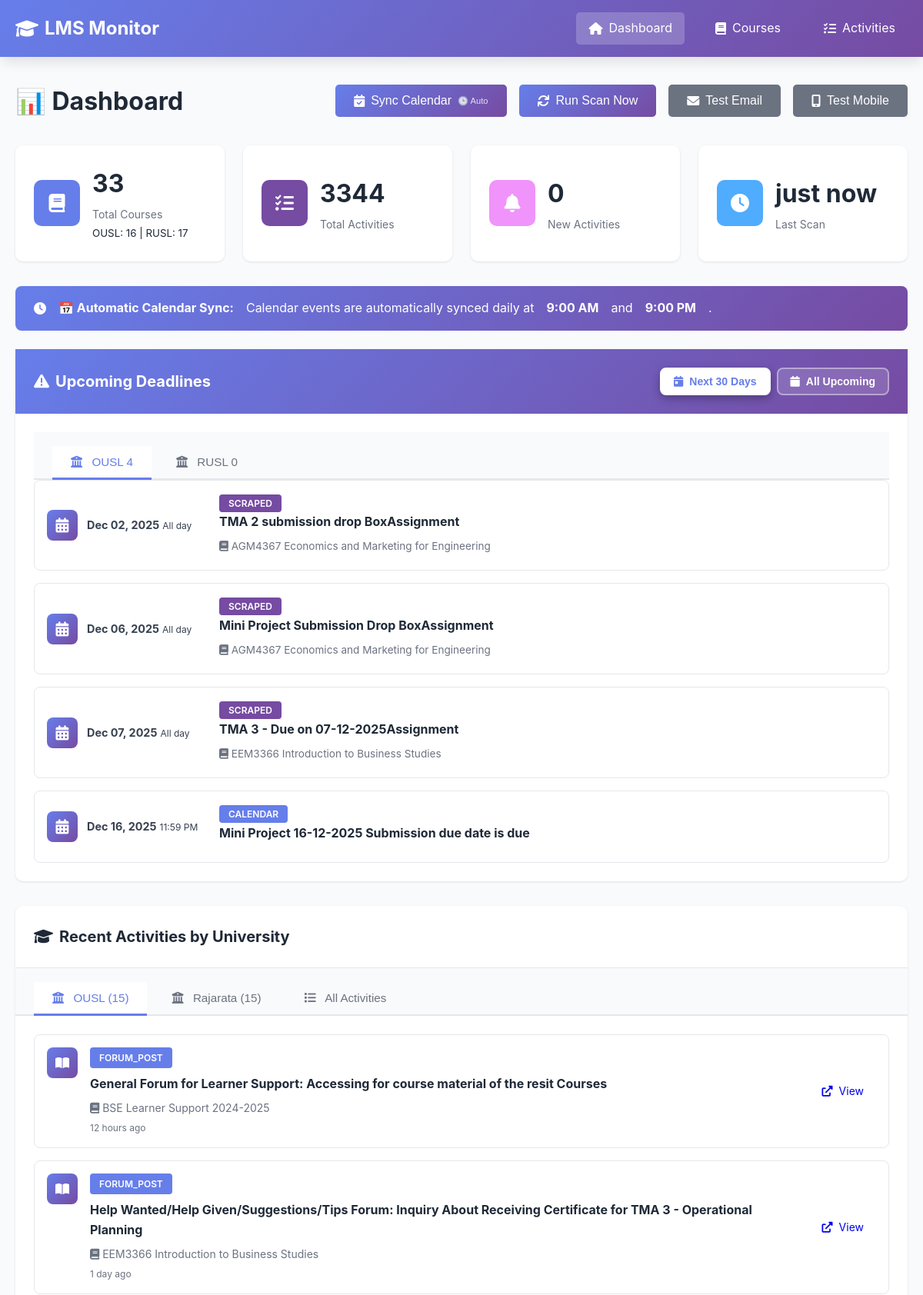
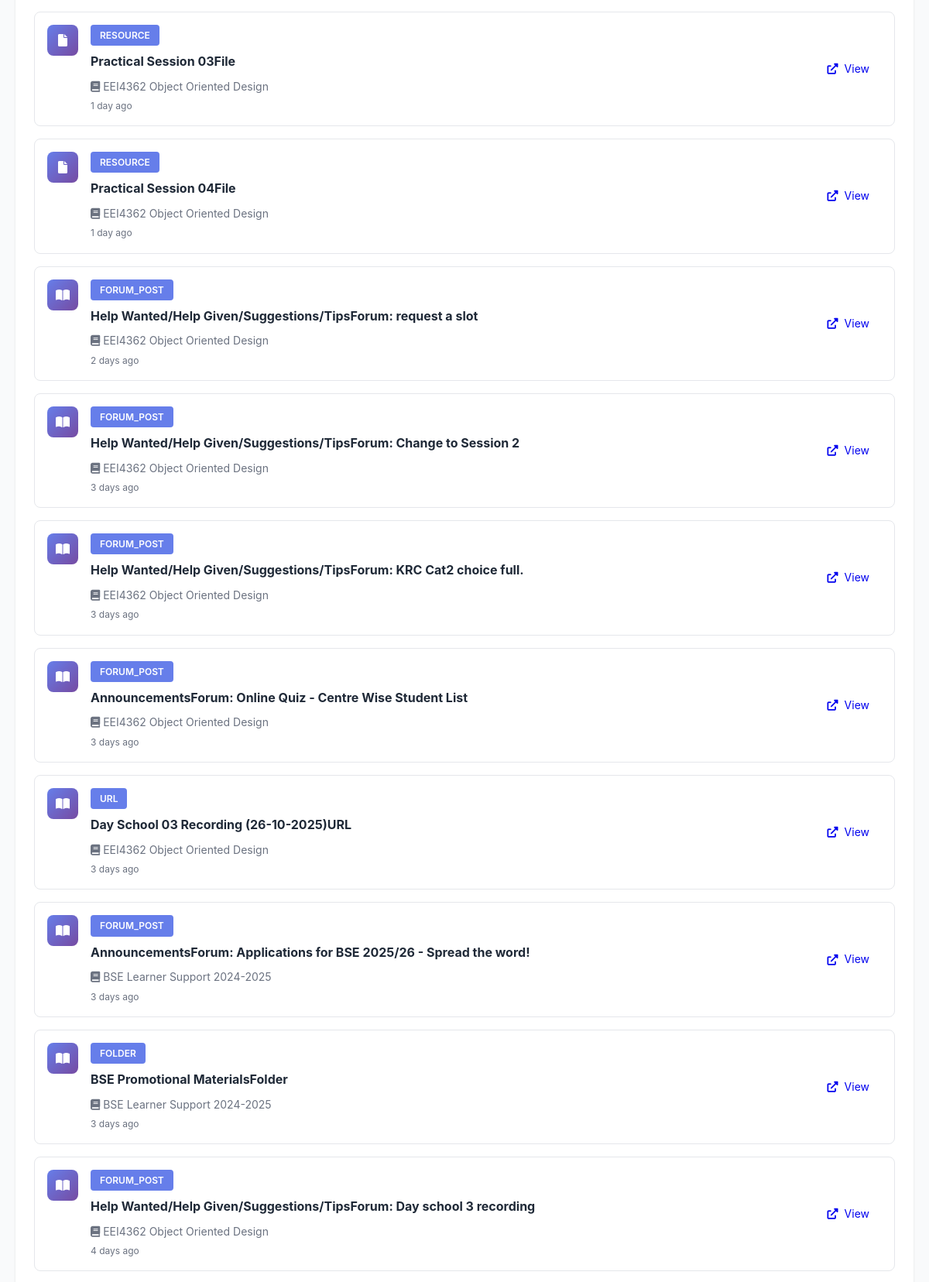
The page / (upper part) on the database its author committed (2 pictures, top to bottom).
### tables this page shows
CREATE TABLE scan_history (
                id INTEGER PRIMARY KEY AUTOINCREMENT,
                lms_name TEXT NOT NULL,
                scan_time TIMESTAMP DEFAULT CURRENT_TIMESTAMP,
                courses_found INTEGER,
                activities_found INTEGER,
                new_activities INTEGER,
                status TEXT,
                error_message TEXT
            );

CREATE TABLE deadlines (
                id INTEGER PRIMARY KEY AUTOINCREMENT,
                deadline_id TEXT UNIQUE NOT NULL,
                title TEXT NOT NULL,
                description TEXT,
                deadline_date TIMESTAMP NOT NULL,
                lms_name TEXT NOT NULL,
                course_id TEXT,
                activity_id TEXT,
                source TEXT NOT NULL,
                location TEXT,
                first_seen TIMESTAMP DEFAULT CURRENT_TIMESTAMP,
                FOREIGN KEY (course_id) REFERENCES courses(course_id),
                FOREIGN KEY (activity_id) REFERENCES activities(activity_id)
            );

CREATE TABLE activities (
                id INTEGER PRIMARY KEY AUTOINCREMENT,
                activity_id TEXT UNIQUE NOT NULL,
                course_id TEXT NOT NULL,
                activity_type TEXT NOT NULL,
                title TEXT NOT NULL,
                description TEXT,
                url TEXT,
                deadline TIMESTAMP,
                first_seen TIMESTAMP DEFAULT CURRENT_TIMESTAMP,
                is_new BOOLEAN DEFAULT 1,
                metadata TEXT,
                FOREIGN KEY (course_id) REFERENCES courses(course_id)
            );

CREATE TABLE courses (
                id INTEGER PRIMARY KEY AUTOINCREMENT,
                course_id TEXT UNIQUE NOT NULL,
                lms_name TEXT NOT NULL,
                course_name TEXT NOT NULL,
                course_url TEXT,
                first_seen TIMESTAMP DEFAULT CURRENT_TIMESTAMP,
                last_checked TIMESTAMP DEFAULT CURRENT_TIMESTAMP
            );

### app.py (the view, shortened to what this page needs)
@app.route('/')
def index():
    stats = db.get_stats()
    recent_activities = db.get_recent_activities(limit=20)
    scan_history = db.get_scan_history(limit=10)
    ousl_activities = db.get_activities_by_lms('OUSL', limit=15)
    rusl_activities = db.get_activities_by_lms('RUSL', limit=15)
    upcoming_deadlines = db.get_all_upcoming_deadlines(days_ahead=365)
    import re
    for deadline in upcoming_deadlines:
        if deadline['source'] in ['calendar', 'scraped'] and not deadline.get('course_name'):
            course_code_match = re.search(r'\b([A-Z]{2,4}\d{4})\b', deadline['title'])
    is_render = os.getenv('RENDER') is not None or os.getenv('RAILWAY_ENVIRONMENT') is not None
    return render_template('index.html',
                          stats=stats,
                          recent_activities=recent_activities,
                          ousl_activities=ousl_activities,
                          rusl_activities=rusl_activities,
                          upcoming_deadlines=upcoming_deadlines,
                          scan_history=scan_history,
                          is_render=is_render)

### app.py (called while the page is built)
@app.template_filter('datetime')
def format_datetime(value, format='%Y-%m-%d %H:%M:%S'):
    if value is None:
        return ''
    if isinstance(value, str):
        try:
            value = datetime.fromisoformat(value.replace('Z', '+00:00'))
        except:
            return value
    if value.tzinfo is None:
        from datetime import timezone
        value = value.replace(tzinfo=timezone.utc)
    from datetime import timezone, timedelta
    colombo_tz = timezone(timedelta(hours=5, minutes=30))
    local_time = value.astimezone(colombo_tz)
    return local_time.strftime(format)

### database.py (called while the page is built)
    def get_connection(self):
        return sqlite3.connect(self.db_path)

    def get_recent_activities(self, limit: int = 50) -> List[Dict[str, Any]]:
        conn = self.get_connection()
        cursor = conn.cursor()
        cursor.execute("""
            SELECT
                a.activity_id,
                a.activity_type,
                a.title,
                a.description,
                a.url,
                a.deadline,
                a.first_seen,
                a.is_new,
                c.course_name,
                c.lms_name
            FROM activities a
            JOIN courses c ON a.course_id = c.course_id
            ORDER BY a.first_seen DESC
            LIMIT ?
        """, (limit,))
        columns = [desc[0] for desc in cursor.description]
        activities = [dict(zip(columns, row)) for row in cursor.fetchall()]
        conn.close()
        return activities

    def get_activities_by_lms(self, lms_name: str, limit: int = 20) -> List[Dict[str, Any]]:
        conn = self.get_connection()
        cursor = conn.cursor()
        cursor.execute("""
            SELECT
                a.activity_id,
                a.activity_type,
                a.title,
                a.description,
                a.url,
                a.deadline,
                a.first_seen,
                a.is_new,
                c.course_name,
                c.lms_name
            FROM activities a
            JOIN courses c ON a.course_id = c.course_id
            WHERE c.lms_name = ?
            ORDER BY a.first_seen DESC
            LIMIT ?
        """, (lms_name, limit))
        columns = [desc[0] for desc in cursor.description]
        activities = [dict(zip(columns, row)) for row in cursor.fetchall()]
        conn.close()
        return activities

### templates/index.html (shortened to what this page needs)
{% extends "base.html" %}  {% block content %}
<div class="dashboard">
  <div class="page-header">
    <h1>📊 Dashboard</h1>
    <div class="actions">
      <button
        onclick="syncCalendar()"
        class="btn btn-primary"
        title="Auto-syncs daily at 9 AM & 9 PM"
      >
        <i class="fas fa-calendar-check"></i> Sync Calendar
        <span style="font-size: 0.7em; opacity: 0.8">🕒 Auto</span>
      </button>
      {% if is_render %}
      <button class="btn btn-secondary" disabled title="Scanning is automated via GitHub Actions (runs twice daily)">
        <i class="fas fa-sync"></i> Auto Scan (GitHub Actions)
      </button>
      {% else %}
      <button onclick="triggerScan()" class="btn btn-primary">
        <i class="fas fa-sync"></i> Run Scan Now
      </button>
      {% endif %}
      <button onclick="testEmail()" class="btn btn-secondary">
        <i class="fas fa-envelope"></i> Test Email
      </button>
      <button onclick="testNtfy()" class="btn btn-secondary">
        <i class="fas fa-mobile-alt"></i> Test Mobile
      </button>
    </div>
  </div>
  <div class="stats-grid">
    <div class="stat-card">
      <div class="stat-icon" style="background: #667eea">
        <i class="fas fa-book"></i>
      </div>
      <div class="stat-content">
        <h3>{{ stats.total_courses }}</h3>
        <p>Total Courses</p>
        <small
          >OUSL: {{ stats.ousl_courses }} | RUSL: {{ stats.rusl_courses
          }}</small
        >
      </div>
    </div>
    <div class="stat-card">
      <div class="stat-icon" style="background: #764ba2">
        <i class="fas fa-tasks"></i>
      </div>
      <div class="stat-content">
        <h3>{{ stats.total_activities }}</h3>
        <p>Total Activities</p>
      </div>
    </div>
    <div class="stat-card">
      <div class="stat-icon" style="background: #f093fb">
        <i class="fas fa-bell"></i>
      </div>
      <div class="stat-content">
        <h3 id="new-activities-count">{{ stats.new_activities }}</h3>
        <p>New Activities</p>
      </div>
    </div>
    <div class="stat-card">
      <div class="stat-icon" style="background: #4facfe">
        <i class="fas fa-clock"></i>
      </div>
      <div class="stat-content">
        <h3>
          {{ stats.last_scan_time|timeago if stats.last_scan_time else 'Never'
          }}
        </h3>
        <p>Last Scan</p>
      </div>
    </div>
  </div>
  <div
    class="alert alert-success"
    style="
      background: linear-gradient(135deg, #667eea 0%, #764ba2 100%);
      color: white;
      border: none;
    "
  >
    <i class="fas fa-clock"></i>
    <strong>📅 Automatic Calendar Sync:</strong> Calendar events are
    automatically synced daily at <strong>9:00 AM</strong> and
    <strong>9:00 PM</strong>.
  </div>
  {% if upcoming_deadlines %}
  <div class="card deadline-card">
    <div
      class="card-header"
      style="display: flex; justify-content: space-between; align-items: center"
    >
      <h2><i class="fas fa-exclamation-triangle"></i> Upcoming Deadlines</h2>
      <div class="deadline-filter">
        <button
          class="filter-btn active"
          onclick="filterDeadlines(30)"
          data-days="30"
        >
          <i class="fas fa-calendar-day"></i> Next 30 Days
        </button>
        <button class="filter-btn" onclick="filterDeadlines(0)" data-days="0">
          <i class="fas fa-calendar"></i> All Upcoming
        </button>
      </div>
    </div>
    <div class="card-body">
      <div class="tabs">
        <button
          class="tab-button active"
          onclick="switchDeadlineTab(event, 'ousl-deadlines')"
        >
          <i class="fas fa-university"></i> OUSL
          <span class="tab-count" id="ousl-count">
            {{ upcoming_deadlines|selectattr('lms_name', 'equalto',
            'OUSL')|list|length }}
          </span>
        </button>
        <button
          class="tab-button"
          onclick="switchDeadlineTab(event, 'rusl-deadlines')"
        >
          <i class="fas fa-university"></i> RUSL
          <span class="tab-count" id="rusl-count">
            {{ upcoming_deadlines|selectattr('lms_name', 'equalto',
            'RUSL')|list|length }}
          </span>
        </button>
      </div>
      <div id="ousl-deadlines" class="tab-content active">
        <div class="deadline-list">
          {% for activity in upcoming_deadlines %} {% if activity.lms_name ==
          'OUSL' %}
          <div
            class="deadline-item {% if activity.is_new %}new{% endif %}"
            data-deadline-date="{{ activity.deadline_date }}"
          >
            <div class="deadline-date">
              <div class="date-icon">
                <i class="fas fa-calendar-alt"></i>
              </div>
              <div class="date-text">
                <strong
                  >{{ activity.deadline_date|datetime('%b %d, %Y') }}</strong
                >
                {% if activity.source == 'scraped' %}
                <small>All day</small>
                {% else %}
                <small>{{ activity.deadline_date|datetime('%I:%M %p') }}</small>
                {% endif %}
              </div>
            </div>
            <div class="deadline-content">
              {% if activity.source %}
              <span
                class="activity-type"
                style="background: {% if activity.source == 'calendar' %}#667eea{% else %}#764ba2{% endif %}"
              >
                {{ activity.source|capitalize }}
              </span>
              {% elif activity.activity_type %}
              <span class="activity-type">{{ activity.activity_type }}</span>
              {% endif %}
              <h4>{{ activity.title }}</h4>
              {% if activity.course_name %}
              <p class="activity-course">
                <i class="fas fa-book"></i> {{ activity.course_name }}
              </p>
              {% endif %}
            </div>
          </div>
          {% endif %} {% endfor %}
        </div>
      </div>
    </div>
  </div>
  {% endif %}
  <div class="card">
    <div class="card-header">
      <h2>
        <i class="fas fa-graduation-cap"></i> Recent Activities by University
      </h2>
    </div>
    <div class="tabs">
      <button class="tab-button active" onclick="openTab(event, 'ousl')">
        <i class="fas fa-university"></i> OUSL ({{ ousl_activities|length }})
      </button>
      <button class="tab-button" onclick="openTab(event, 'rusl')">
        <i class="fas fa-university"></i> Rajarata ({{ rusl_activities|length
        }})
      </button>
      <button class="tab-button" onclick="openTab(event, 'all')">
        <i class="fas fa-list"></i> All Activities
      </button>
    </div>
    <div id="ousl" class="tab-content active">
      <div class="card-body">
        {% if ousl_activities %}
        <div class="activity-list">
          {% for activity in ousl_activities %}
          <div class="activity-item {% if activity.is_new %}new{% endif %}">
            <div class="activity-icon">
              {% if activity.activity_type == 'assign' %}
              <i class="fas fa-file-alt"></i>
              {% elif activity.activity_type == 'quiz' %}
              <i class="fas fa-question-circle"></i>
              {% elif activity.activity_type == 'resource' %}
              <i class="fas fa-file"></i>
              {% elif activity.activity_type == 'forum' %}
              <i class="fas fa-comments"></i>
              {% else %}
              <i class="fas fa-book-open"></i>
              {% endif %}
            </div>
            <div class="activity-content">
              <div class="activity-header">
                <span class="activity-type">{{ activity.activity_type }}</span>
              </div>
              <h4>{{ activity.title }}</h4>
              <p class="activity-course">
                <i class="fas fa-book"></i> {{ activity.course_name }}
              </p>
              <p class="activity-time">{{ activity.first_seen|timeago }}</p>
            </div>
            {% if activity.url %}
            <a href="{{ activity.url }}" target="_blank" class="btn btn-small">
              <i class="fas fa-external-link-alt"></i> View
            </a>
            {% endif %}
          </div>
          {% endfor %}
        </div>
        {% else %}
        <p class="empty-state">
          No OUSL activities found yet. Run a scan to get started!
        </p>
        {% endif %}
      </div>
    </div>
  </div>
</div>
{% endblock %}

### rows shown on the page
scan_history: last_scan_time "just now"
deadlines: deadline_date "Dec 02, 2025", shows "All day", source "SCRAPED", title "TMA 2 submission drop BoxAssignment", course_name "AGM4367 Economics and Marketing for Engineering"
deadlines: deadline_date "Dec 06, 2025", shows "All day", source "SCRAPED", title "Mini Project Submission Drop BoxAssignment", course_name "AGM4367 Economics and Marketing for Engineering"
deadlines: deadline_date "Dec 07, 2025", shows "All day", source "SCRAPED", title "TMA 3 - Due on 07-12-2025Assignment", course_name "EEM3366 Introduction to Business Studies"
deadlines: deadline_date "Dec 16, 2025", deadline_date "11:59 PM", source "CALENDAR", title "Mini Project 16-12-2025 Submission due date is due"
activities: activity_type "FORUM_POST", title "General Forum for Learner Support: Accessing for course material of the resit Courses", course_name "BSE Learner Support 2024-2025", first_seen "12 hours ago"
activities: activity_type "FORUM_POST", title "Help Wanted/Help Given/Suggestions/Tips Forum: Inquiry About Receiving Certificate for TMA 3 - Operational Planning", course_name "EEM3366 Introduction to Business Studies", first_seen "1 day ago"
activities: activity_type "RESOURCE", title "Practical Session 03File", course_name "EEI4362 Object Oriented Design", first_seen "1 day ago"
activities: activity_type "RESOURCE", title "Practical Session 04File", course_name "EEI4362 Object Oriented Design", first_seen "1 day ago"
activities: activity_type "FORUM_POST", title "Help Wanted/Help Given/Suggestions/TipsForum: request a slot", course_name "EEI4362 Object Oriented Design", first_seen "2 days ago"
activities: activity_type "FORUM_POST", title "Help Wanted/Help Given/Suggestions/TipsForum: Change to Session 2", course_name "EEI4362 Object Oriented Design", first_seen "3 days ago"
activities: activity_type "FORUM_POST", title "Help Wanted/Help Given/Suggestions/TipsForum: KRC Cat2 choice full.", course_name "EEI4362 Object Oriented Design", first_seen "3 days ago"
activities: activity_type "FORUM_POST", title "AnnouncementsForum: Online Quiz - Centre Wise Student List", course_name "EEI4362 Object Oriented Design", first_seen "3 days ago"
activities: activity_type "URL", title "Day School 03 Recording (26-10-2025)URL", course_name "EEI4362 Object Oriented Design", first_seen "3 days ago"
activities: activity_type "FORUM_POST", title "AnnouncementsForum: Applications for BSE 2025/26 - Spread the word!", course_name "BSE Learner Support 2024-2025", first_seen "3 days ago"
activities: activity_type "FOLDER", title "BSE Promotional MaterialsFolder", course_name "BSE Learner Support 2024-2025", first_seen "3 days ago"
activities: activity_type "FORUM_POST", title "Help Wanted/Help Given/Suggestions/TipsForum: Day school 3 recording", course_name "EEI4362 Object Oriented Design", first_seen "4 days ago"

### other values the page prints
{{ stats.total_courses }} "33"
{{ stats.ousl_courses }} "16"
{{ stats.rusl_courses }} "17"
{{ stats.total_activities }} "3344"
{{ stats.new_activities }} "0"
{{ ousl_activities|length }} "15"
{{ rusl_activities|length }} "15"
